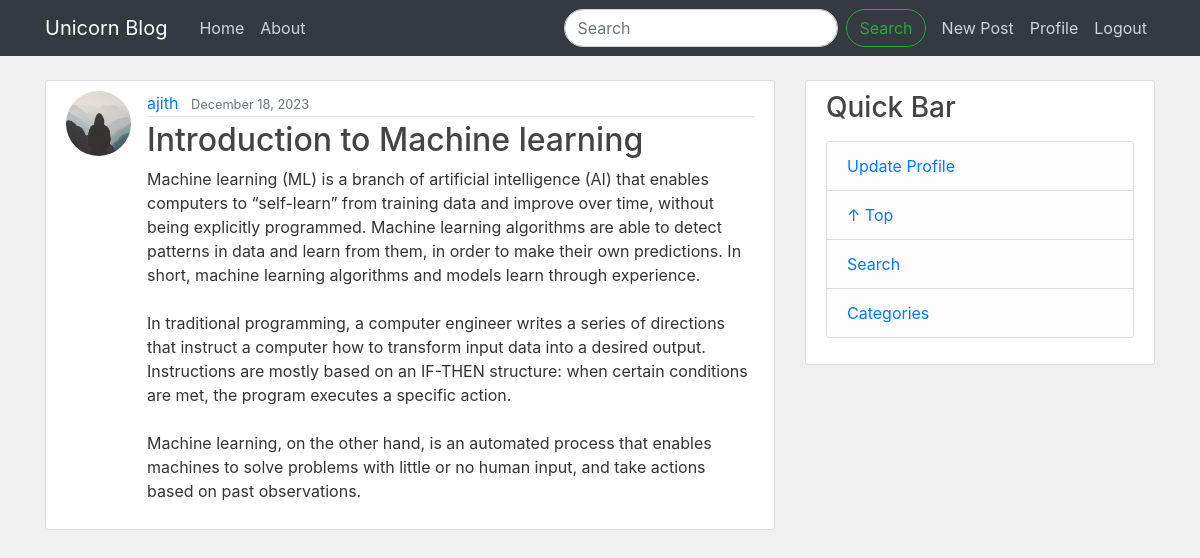
Screenshot of /post/2 (signed in) with the database file from the repository.
### blog/models.py (models this page shows, shortened)
class Post(models.Model):
    title = models.CharField(max_length=255)
    content = models.TextField()
    date_posted = models.DateTimeField(default=timezone.now)
    author = models.ForeignKey(User, on_delete=models.CASCADE)

### users/models.py (models this page shows, shortened)
class Profile(models.Model):
    user = models.OneToOneField(User, on_delete=models.CASCADE)
    image = models.ImageField(default="default.jpg", upload_to="profile_pics")

### blog/views.py (the view)
# urls.py: path("post/<int:pk>", views.PostDetailView.as_view(), name="post-detail"),
class PostDetailView(LoginRequiredMixin, generic.DetailView):
    model = Post
    context_object_name = "post"

### blog/templates/blog/post_detail.html (shortened to what this page needs)
{% extends "blog/blog_base.html" %}
{% block content %}
<article class="media content-section">
  <img class="rounded-circle article-img" src="{{ post.author.profile.image.url}}">
  <div class="media-body">
    <div class="article-metadata">
      <a class="mr-2" href="{% url 'user-posts' username=post.author.username %}">{{ post.author }}</a>
      <small class="text-muted">{{ post.date_posted|date:"F d, Y" }}</small>
    </div>
    <h2 class="article-title">{{ post.title }}</h2>
    <p class="article-content">{{ post.content }}</p>
  </div>
</article>
{% endblock content %}

### blog/static/blog/main.css (style rules this page uses)
body { background: #fafafa; color: #333333; margin-top: 5rem; }
h1, h2, h3, h4, h5, h6 { color: #444444; }
.content-section { background: #ffffff; padding: 10px 20px; border: 1px solid #dddddd; border-radius: 3px; margin-bottom: 20px; }
.article-title { color: #444444; }
.article-content { white-space: pre-line; }
.article-img { height: 65px; width: 65px; margin-right: 16px; }
.article-metadata { padding-bottom: 1px; margin-bottom: 4px; border-bottom: 1px solid #e3e3e3 }

### rows the page displays
Post: author.profile.image (placeholder picture), author "ajith", date_posted "December 18, 2023", title "Introduction to Machine learning", content "Machine learning (ML) is a branch of artificial intelligence (AI) that enables computers to “self-learn” from training data and improve over time, without being explicitly programmed. Machine learning algorithms are able to detect patterns in data and learn from them, in order to make their own predictions. In short, machine learning algorithms and models learn through experience. In traditional programming, a computer engineer writes a series of directions that instruct a computer how to transform input data into a desired output. Instructions are mostly based on an IF-THEN structure: when certain conditions are met, the program executes a specific action. Machine learning, on the other…"
